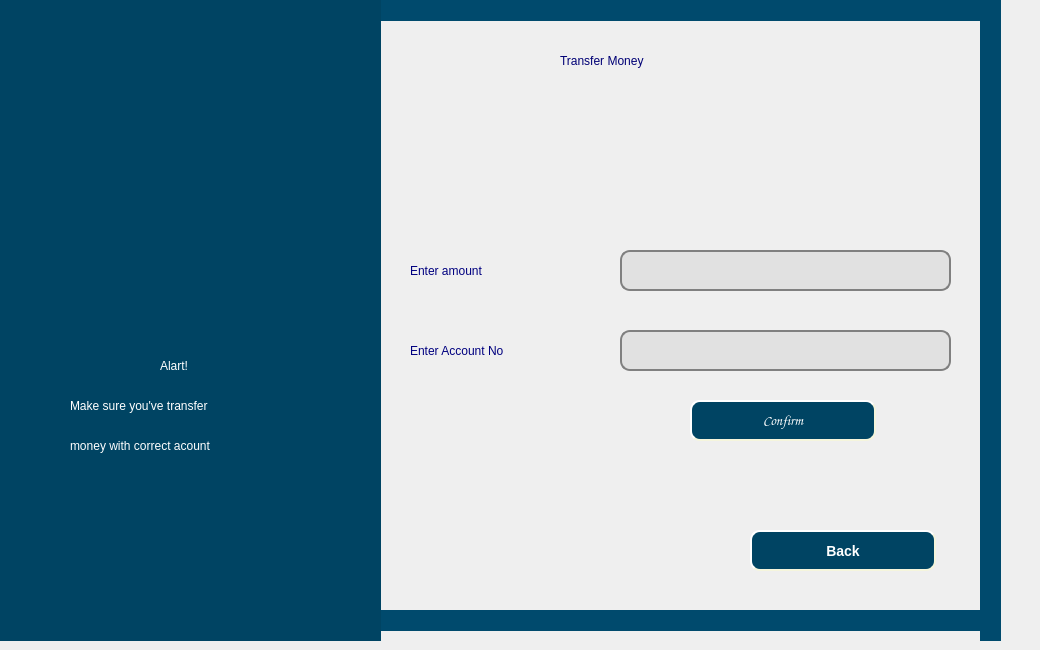
   <widget class="QWidget" name="transfer_money_page">
    <widget class="QLabel" name="label_152">
     <property name="geometry">
      <rect>
       <x>-30</x>
       <y>0</y>
       <width>1031</width>
       <height>21</height>
      </rect>
     </property>
     <property name="styleSheet">
      <string notr="true">background-color: rgb(0, 74, 109);</string>
     </property>
     <property name="text">
      <string/>
     </property>
    </widget>
    <widget class="QLabel" name="label_153">
     <property name="geometry">
      <rect>
       <x>-30</x>
       <y>610</y>
       <width>1031</width>
       <height>21</height>
      </rect>
     </property>
     <property name="styleSheet">
      <string notr="true">background-color: rgb(0, 74, 109);</string>
     </property>
     <property name="text">
      <string/>
     </property>
    </widget>
    <widget class="QLabel" name="label_154">
     <property name="geometry">
      <rect>
       <x>980</x>
       <y>0</y>
       <width>21</width>
       <height>641</height>
      </rect>
     </property>
     <property name="styleSheet">
      <string notr="true">background-color: rgb(0, 74, 109);</string>
     </property>
     <property name="text">
      <string/>
     </property>
    </widget>
    <widget class="QLabel" name="label_155">
     <property name="geometry">
      <rect>
       <x>0</x>
       <y>0</y>
       <width>381</width>
       <height>641</height>
      </rect>
     </property>
     <property name="maximumSize">
      <size>
       <width>381</width>
       <height>16777215</height>
      </size>
     </property>
     <property name="styleSheet">
      <string notr="true">background-color: rgb(0, 68, 99);</string>
     </property>
     <property name="text">
      <string/>
     </property>
    </widget>
    <widget class="QLabel" name="label_158">
     <property name="geometry">
      <rect>
       <x>560</x>
       <y>40</y>
       <width>261</width>
       <height>41</height>
      </rect>
     </property>
     <property name="styleSheet">
      <string notr="true">font: 75 24pt &quot;Times New Roman&quot;;
color: rgb(0, 0, 117);</string>
     </property>
     <property name="text">
      <string>Transfer Money</string>
     </property>
    </widget>
    <widget class="QLineEdit" name="transfer_amount_input">
     <property name="geometry">
      <rect>
       <x>620</x>
       <y>250</y>
       <width>331</width>
       <height>41</height>
      </rect>
     </property>
     <property name="styleSheet">
      <string notr="true">QLineEdit{ 
                                        background-color:rgb(225, 225, 225);
                                        border: 2px solid gray;
                                        border-radius: 10px;
                                        padding: 0 8px;
                                        font-size: 16px;}</string>
     </property>
    </widget>
    <widget class="QLabel" name="user_name_D_13">
     <property name="geometry">
      <rect>
       <x>410</x>
       <y>250</y>
       <width>161</width>
       <height>41</height>
      </rect>
     </property>
     <property name="styleSheet">
      <string notr="true">font: 75 16pt &quot;Times New Roman&quot;;
color: rgb(0, 0, 127);</string>
     </property>
     <property name="text">
      <string>Enter amount </string>
     </property>
    </widget>
    <widget class="QLineEdit" name="transfer_acc_No_input">
     <property name="geometry">
      <rect>
       <x>620</x>
       <y>330</y>
       <width>331</width>
       <height>41</height>
      </rect>
     </property>
     <property name="styleSheet">
      <string notr="true">QLineEdit{ 
                                        background-color:rgb(225, 225, 225);
                                        border: 2px solid gray;
                                        border-radius: 10px;
                                        padding: 0 8px;
                                        font-size: 16px;}</string>
     </property>
    </widget>
    <widget class="QLabel" name="user_name_D_17">
     <property name="geometry">
      <rect>
       <x>410</x>
       <y>330</y>
       <width>201</width>
       <height>41</height>
      </rect>
     </property>
     <property name="styleSheet">
      <string notr="true">font: 75 16pt &quot;Times New Roman&quot;;
color: rgb(0, 0, 127);</string>
     </property>
     <property name="text">
      <string>Enter Account No</string>
     </property>
    </widget>
    <widget class="QPushButton" name="transfer_money_confirm_button">
     <property name="geometry">
      <rect>
       <x>690</x>
       <y>400</y>
       <width>186</width>
       <height>41</height>
      </rect>
     </property>
     <property name="font">
      <font>
       <family>Comic Sans MS</family>
       <pointsize>-1</pointsize>
       <weight>75</weight>
       <italic>false</italic>
       <bold>true</bold>
      </font>
     </property>
     <property name="styleSheet">
      <string notr="true">QPushButton {
      background-color: rgb(0,68,99);
      color:white;
      border-style: outset;
      border-width: 2px;
      border-radius: 10px;
      border-color: beige;
      font: bold 14px;
      min-width: 10em;
      padding: 6px;
  }
QPushButton:pressed {
    background-color: green;
}</string>
     </property>
     <property name="text">
      <string>Confirm</string>
     </property>
    </widget>
    <widget class="QPushButton" name="backTransfer_to_ChkBlncPg_button">
     <property name="geometry">
      <rect>
       <x>750</x>
       <y>530</y>
       <width>186</width>
       <height>41</height>
      </rect>
     </property>
     <property name="styleSheet">
      <string notr="true">QPushButton {
      background-color: rgb(0,68,99);
      color:white;
      border-style: outset;
      border-width: 2px;
      border-radius: 10px;
      border-color: beige;
      font: bold 14px;
      min-width: 10em;
      padding: 6px;
  }
QPushButton:pressed {
    background-color: green;
}</string>
     </property>
     <property name="text">
      <string>Back</string>
     </property>
    </widget>
    <widget class="QLabel" name="label_193">
     <property name="geometry">
      <rect>
       <x>160</x>
       <y>350</y>
       <width>71</width>
       <height>31</height>
      </rect>
     </property>
     <property name="styleSheet">
      <string notr="true">font: 75 12pt &quot;Comic Sans MS&quot;;
color: rgb(255, 255, 255);
background-color: rgb(0, 68, 99);</string>
     </property>
     <property name="text">
      <string>Alart!</string>
     </property>
    </widget>
    <widget class="QLabel" name="label_194">
     <property name="geometry">
      <rect>
       <x>70</x>
       <y>390</y>
       <width>251</width>
       <height>31</height>
      </rect>
     </property>
     <property name="styleSheet">
      <string notr="true">font: 75 12pt &quot;Comic Sans MS&quot;;
color: rgb(255, 255, 255);
background-color: rgb(0, 68, 99);</string>
     </property>
     <property name="text">
      <string>Make sure you've transfer</string>
     </property>
    </widget>
    <widget class="QLabel" name="label_195">
     <property name="geometry">
      <rect>
       <x>70</x>
       <y>430</y>
       <width>251</width>
       <height>31</height>
      </rect>
     </property>
     <property name="styleSheet">
      <string notr="true">font: 75 12pt &quot;Comic Sans MS&quot;;
color: rgb(255, 255, 255);
background-color: rgb(0, 68, 99);</string>
     </property>
     <property name="text">
      <string>money with correct acount</string>
     </property>
    </widget>
    <widget class="QLabel" name="label_76">
     <property name="geometry">
      <rect>
       <x>0</x>
       <y>0</y>
       <width>381</width>
       <height>291</height>
      </rect>
     </property>
     <property name="text">
      <string/>
     </property>
     <property name="pixmap">
      <pixmap resource="image.qrc">:/image/pic/logo.PNG</pixmap>
     </property>
     <property name="scaledContents">
      <bool>true</bool>
     </property>
    </widget>
   </widget>
